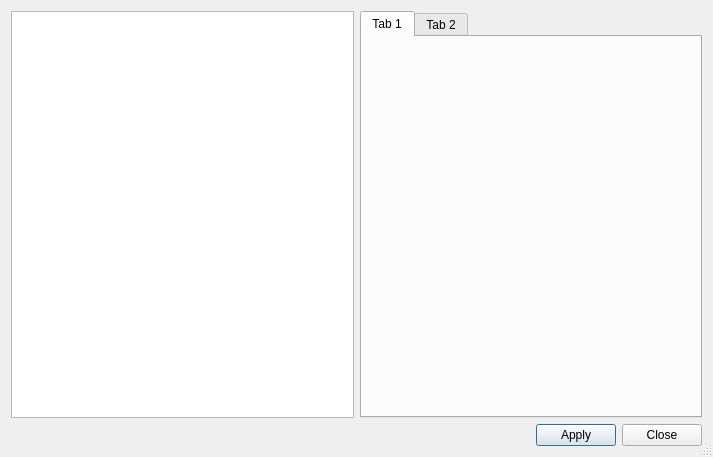
<?xml version="1.0" encoding="UTF-8"?>
<ui version="4.0">
 <class>GLPropertyEditor</class>
 <widget class="QDialog" name="GLPropertyEditor">
  <property name="windowModality">
   <enum>Qt::WindowModal</enum>
  </property>
  <property name="geometry">
   <rect>
    <x>0</x>
    <y>0</y>
    <width>713</width>
    <height>457</height>
   </rect>
  </property>
  <property name="windowTitle">
   <string>GLPropertyEditor</string>
  </property>
  <property name="sizeGripEnabled">
   <bool>true</bool>
  </property>
  <property name="modal">
   <bool>false</bool>
  </property>
  <layout class="QGridLayout" name="gridLayout">
   <item row="1" column="1">
    <layout class="QVBoxLayout" name="vbox" stretch="0,0">
     <item>
      <layout class="QHBoxLayout" name="hbox">
       <item>
        <widget class="QTreeView" name="treeView"/>
       </item>
       <item>
        <widget class="QTabWidget" name="tabWidget">
         <widget class="QWidget" name="tab_5">
          <attribute name="title">
           <string>Tab 1</string>
          </attribute>
          <zorder>horizontalLayoutWidget</zorder>
         </widget>
         <widget class="QWidget" name="tab_6">
          <attribute name="title">
           <string>Tab 2</string>
          </attribute>
         </widget>
        </widget>
       </item>
      </layout>
     </item>
     <item>
      <layout class="QHBoxLayout" name="hpane2">
       <item>
        <spacer name="horizontalSpacer">
         <property name="orientation">
          <enum>Qt::Horizontal</enum>
         </property>
         <property name="sizeHint" stdset="0">
          <size>
           <width>40</width>
           <height>20</height>
          </size>
         </property>
        </spacer>
       </item>
       <item>
        <layout class="QVBoxLayout" name="verticalLayout">
         <item>
          <widget class="QPushButton" name="apply">
           <property name="text">
            <string>Apply</string>
           </property>
          </widget>
         </item>
        </layout>
       </item>
       <item>
        <widget class="QPushButton" name="close">
         <property name="text">
          <string>Close</string>
         </property>
        </widget>
       </item>
      </layout>
     </item>
    </layout>
   </item>
  </layout>
 </widget>
 <layoutdefault spacing="6" margin="11"/>
 <resources/>
 <connections/>
</ui>
